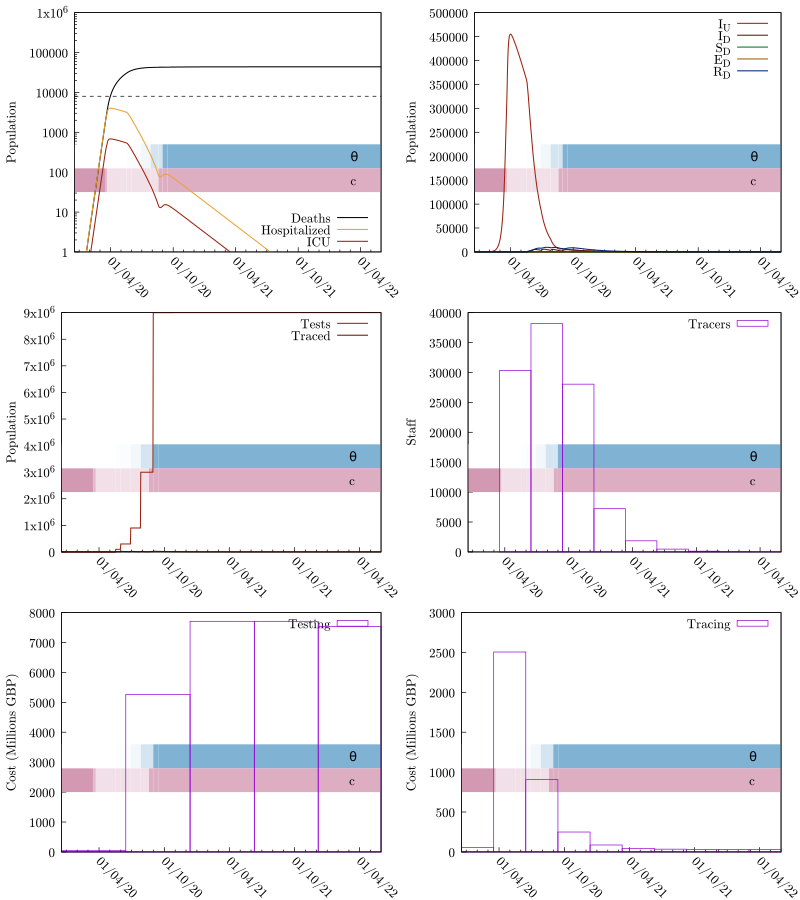

Recreate this plot in gnuplot.
set terminal pdfcairo color enhanced dashed font "cmr10,14" size 8,9
seed="ptti-scenario-3b-Trig00"
set output sprintf("%s.pdf", seed)
set multiplot layout 3,2
odefile=sprintf("%s-out-0.tsv", seed)
ttfile=sprintf("%s-out-0-testtrace.tsv", seed)
trfile=sprintf("%s-out-0-trcosts.tsv", seed)
tefile=sprintf("%s-out-0-tecosts.tsv", seed)
etimesfile=sprintf("%s-events.gp", seed)

set tics nomirror
set ylabel 'Population'

set yrange [0:]

set style fill transparent solid 0.25 noborder

# Colors
color_SU = '#00aa55'
color_SD = '#007722'

color_EU = '#eba134'
color_ED = '#945e0f'

color_IU = '#9c210e'
color_ID = '#5e160b'

color_RU = '#0055aa'
color_RD = '#002277'

# These are from the economic model inputs
Hospitalized_Pct_Deaths=0.44
ICU_Fatality=0.59
ICU_Pct=0.17
IFR=0.008
Non_ICU_Fatality=0.36

HF = IFR*Hospitalized_Pct_Deaths/(ICU_Pct*ICU_Fatality+(1-ICU_Pct)*Non_ICU_Fatality)
ICUF = HF*ICU_Pct

set key bottom right
set xdata time
set timefmt "%Y-%m-%d %H:%M:%S"
set format x "%d/%m/%y"

load etimesfile

set xtics rotate by -45 3600*24*30*6

set yrange [1:1e6]
set log y

set arrow from graph 0, first 8000 to graph 1, first 8000 nohead lc 0 dt '--'
plot odefile u 1:(($9+$10)*IFR) w l lw 1.5 lc 0 ti "Deaths", "" u 1:(($7+$8)*HF) w l lw 1.5 lc rgb color_EU ti "Hospitalized", "" u 1:(($7+$8)*ICUF) w l lw 1.5 lc rgb color_IU ti "ICU"

unset log y
unset arrow

set autoscale y
set yrange [0:]
set key top right

# set y2tics 0.5
# set y2range [0:4]

plot odefile u 1:7 w l lw 1.5 lc rgb color_IU ti "I_U", odefile u 1:8 w l lw 1.5 lc rgb color_ID ti "I_D", \
     odefile u 1:4 w l lw 1.5 lc rgb color_SD ti "S_D", odefile u 1:6 w l lw 1.5 lc rgb color_ED ti "E_D", \
     odefile u 1:10 w l lw 1.5 lc rgb color_RD ti "R_D"#, odefile u 1:13 w l axis x1y2 lc 0 ti "R"


plot ttfile u 1:3 w l lw 1.5 lc rgb color_IU ti "Tests", ttfile u 1:4 w l lw 1.5 lc rgb color_ID ti "Traced"

unset log y
unset yrange
set autoscale y
set style fill empty

set ylabel "Staff"
plot trfile u 1:5 w boxes ti "Tracers"

set ylabel "Cost (Millions GBP)"
plot tefile u 1:($5/1000000) w boxes ti "Testing"
plot trfile u 1:($6/1000000) w boxes ti "Tracing"

unset multiplot
set output
